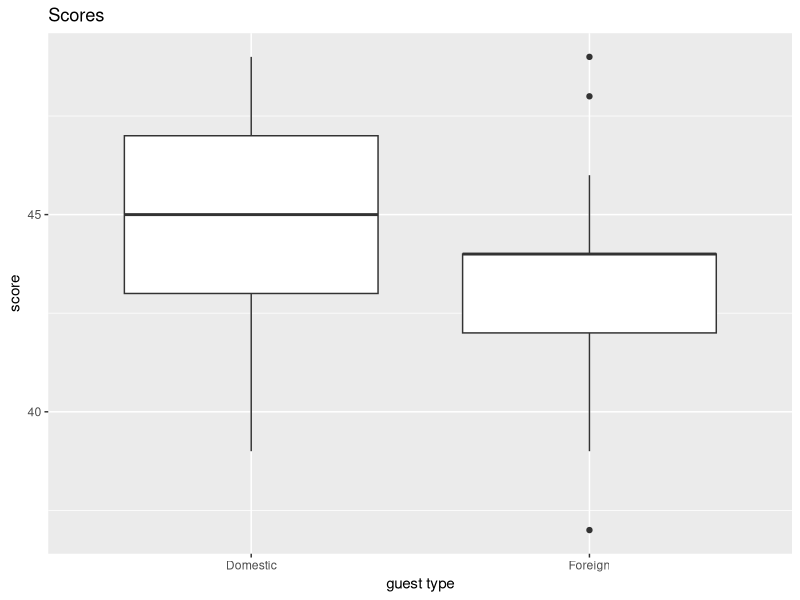

Here is the R script that generated this plot: (Note: this script raises an error after producing the figure.)
## ---- chunk 1

library(tidyverse)

## ---- chunk 2

domestic_scores <- c(49, 48, 48, 39, 42, 41, 44, 46, 45, 44, 46, 47, 43, 45, 46, 40, 48, 43, 44, 46, 45, 44, 49, 43, 42, 47, 39, 47, 48, 48, 49, 43, 47, 43, 45, 39, 45, 46, 44, 48, 46, 44, 44)
domestic_scores

## ---- chunk 3

foreign_scores <- c(42, 42, 49, 42, 44, 46, 43, 44, 44, 44, 41, 44, 42, 42, 48, 40, 45, 43, 44 ,45, 44, 46, 45, 44, 44, 45, 37, 44, 41, 42, 42, 40, 42, 43, 41, 41, 45, 44, 42, 44, 46, 39, 40)
foreign_scores

## ---- chunk 4

length(domestic_scores)

length(foreign_scores)

## ---- chunk 5

hotel_scores_df <- data.frame( score = c(domestic_scores, foreign_scores), guest_type = c(rep("Domestic", length(domestic_scores)), rep("Foreign", length(foreign_scores))))

## ---- chunk 6

hotel_scores_df |> str()

## ---- chunk 7
hotel_scores_df |>
  group_by(guest_type) |>
  summarise(
    mean = round(mean(score), 1),
    median = round(median(score), 1),
    sd = round(sd(score), 1)
  )
## ---- chunk 8
hotel_scores_df |>
  ggplot(aes(x = guest_type, y = score)) +
  geom_boxplot() +
  labs(title = "Scores", x = "guest type", y = "score")
  
## ---- chunk 9
coffee_stores_df |> ggplot(aes(x = store, y = caffeine_content)) + geom_point() + labs(x = "Store", y = "Caffeine Content (mg)")
## ---- chunk 10

t.test(domestic_scores, foreign_scores, alternative = c("greater"), var.equal = TRUE)

# alternative = c("less")
# alternative = c("two. sided")

## ---- chunk 11
length(domestic_scores)
length(foreign_scores)
## ---- chunk 12
# Compute the pooled standard deviation and store the result in a variable.

sp_guest_scores <- sqrt( ( 42*var(domestic_scores) + 42*var(foreign_scores) ) / (43+43-2) )

sp_guest_scores
## ---- chunk 13
abs( mean(domestic_scores) - mean(foreign_scores) ) / sp_guest_scores
## ---- chunk 14

coffeeA <- c(166, 166, 166, 162, 163, 163, 164, 165, 164, 164, 165, 165, 164, 164, 165, 162, 165, 164, 164, 165)

coffeeB <- c(165, 164, 166, 164, 164, 165, 162, 165, 166, 166, 166, 164, 166, 164, 165, 163, 165, 165, 164, 166)

## ---- chunk 15

length(coffeeA)

length(coffeeB)

## ---- chunk 16

coffee_stores_df <- data.frame( caffeine_content = c(coffeeA, coffeeB), store = c(rep("A", length(coffeeA)), rep("B", length(coffeeB))))

## ---- chunk 17

coffee_stores_df |> str()

## ---- chunk 18
coffee_stores_df |>
  group_by(store) |>
  summarise(
    mean = round(mean(caffeine_content), 1),
    median = round(median(caffeine_content), 1),
    sd = round(sd(caffeine_content), 1)
  )
## ---- chunk 19
coffee_stores_df|>
  ggplot(aes(x = store, y = caffeine_content))+
  geom_boxplot() +
  labs(title = "Coffee Store", x = "store", y = "coffee content")
## ---- chunk 20
coffee_stores_df |> ggplot(aes(x = store, y = caffeine_content)) + geom_jitter(width = 0.2, height = 0) + labs(x = "Store", y = "Caffeine
Content (mg)")
## ---- chunk 21
var.test(coffeeA,coffeeB, alternative = "two.sided")
## ---- chunk 22
t.test(coffeeA, coffeeB, alternative = "two.sided", var.equal = TRUE)
